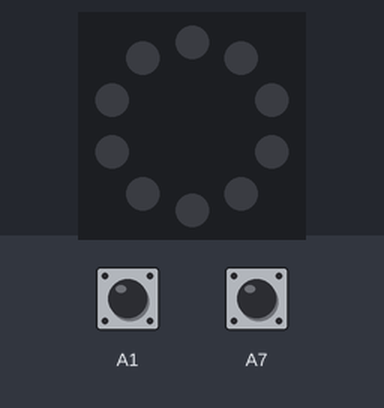
This program was run on a simulated Circuit Playground running CircuitPython. On the bench: the board's ring of 10 RGB LEDs (number 0 left of the top, counting anticlockwise). The test bench sets the inputs (shaded band); at power-on: A1 LOW, A7 LOW. Dim RGB values are drawn brighter than linear; touch pads read as touched when driven HIGH.

Above: at 1.2 s.
1.3 s: A1 pulled HIGH for 0.15 s
At 1.9 s:
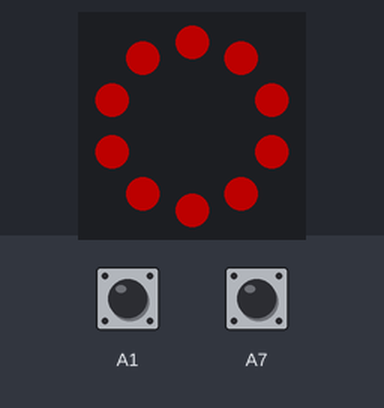
2.9 s: A7 pulled HIGH for 0.15 s
At 3.4 s:
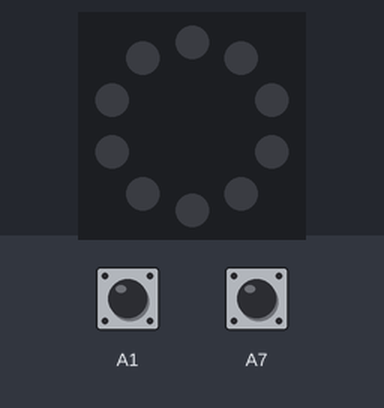
4.5 s: A1 pulled HIGH for 1 s
At 5.6 s:
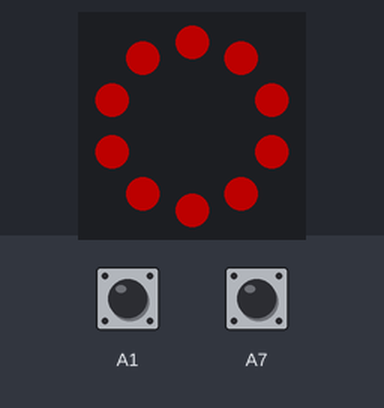
Timing chart, 0 to 7.5 s (numbered marks = the images above; inputs shaded):
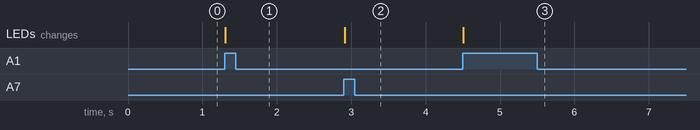

Measured:
- after the input at 1.3 s, the LEDs: change at once (image 1)
- after the input at 2.9 s, the LEDs: change at once (image 2)
- after the input at 4.5 s, the LEDs: change at once (image 3)

The program:

main.py
```python
from adafruit_circuitplayground.express import cpx
import time

cpx.pixels.brightness = 0.3

while True:
    if cpx.touch_A1:
        cpx.pixels.fill( (255, 0, 0) )
        cpx.pixels.show()
    if cpx.touch_A7:
        cpx.pixels.fill( (0, 0, 0) )
        cpx.pixels.show()
    time.sleep(0.01)
```
